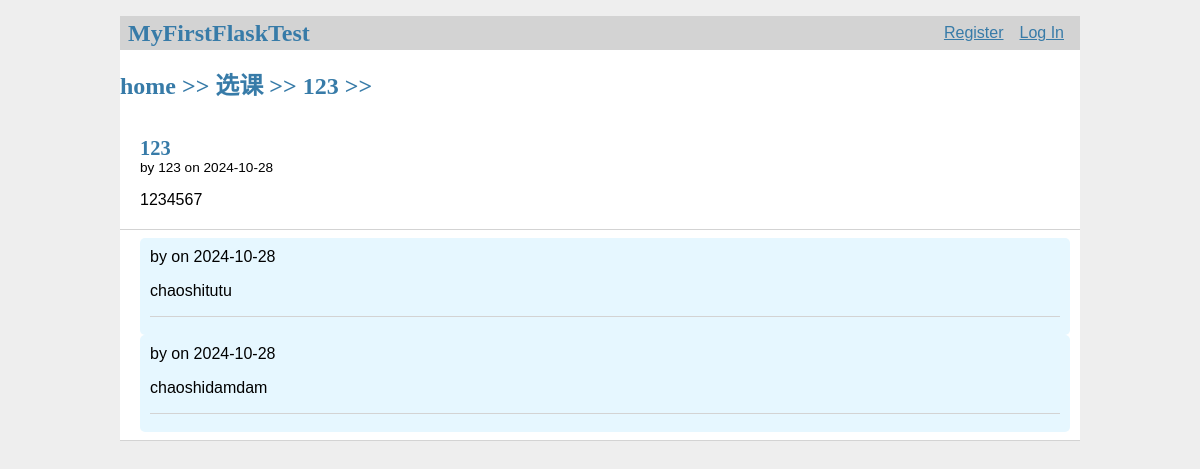
/p/2, run on the app's committed database.
### tables this page shows
CREATE TABLE forums (
    forum_id INTEGER PRIMARY KEY  AUTOINCREMENT,
    forum_name VARCHAR(100) NOT NULL,
    description TEXT,
    created_at TIMESTAMP NOT NULL DEFAULT CURRENT_TIMESTAMP
);

CREATE TABLE post (
    id INTEGER PRIMARY KEY AUTOINCREMENT,
    author_id INTEGER NOT NULL,
    forum_id INTEGER NOT NULL,
    created TIMESTAMP NOT NULL DEFAULT CURRENT_TIMESTAMP,
    updated TIMESTAMP NOT NULL DEFAULT CURRENT_TIMESTAMP,
    title TEXT NOT NULL,
    body TEXT NOT NULL,
    liked INTEGER DEFAULT 0,
    commented INTEGER DEFAULT 0,
    FOREIGN KEY (author_id) REFERENCES user (id),
    FOREIGN KEY (forum_id) REFERENCES forums(forum_id)
);

CREATE TABLE user (
    id INTEGER PRIMARY KEY AUTOINCREMENT,
    username VARCHAR(50) UNIQUE NOT NULL,
    password VARCHAR(50) NOT NULL,
    nickname VARCHAR(50)
);

CREATE TABLE comment (
    comment_id INTEGER PRIMARY KEY AUTOINCREMENT,
    post_id INTEGER NOT NULL,
    user_id INTEGER NOT NULL,
    parent_post_id INT,
    body TEXT NOT NULL,
    created TIMESTAMP NOT NULL DEFAULT CURRENT_TIMESTAMP,
    FOREIGN KEY (post_id) REFERENCES  post(id),
    FOREIGN KEY (user_id) REFERENCES user (id)
);

### flaskr/blog.py (the view)
@bp.route('/p/<int:post_id>', methods=('GET', 'POST'))
def post(post_id):
    db = get_db()
    post_spe = db.execute(
        ' SELECT *'
        ' FROM post p'
        ' JOIN forums f ON p.forum_id = f.forum_id'
        ' JOIN user u ON p.author_id = u.id'
        ' WHERE p.id = ?',
        (post_id,)
    ).fetchone()
    comments = db.execute(
        ' SELECT * '
        ' FROM post p '
        ' JOIN comment c ON p.id = c.comment_id '
        ' WHERE c.post_id = ? '
        ' ORDER BY created DESC, c.comment_id DESC ',
        (post_id,)
    ).fetchall()
    return render_template('blog/post.html', post=post_spe, comments=comments)

### flaskr/auth.py (called while the page is built)
@bp.before_app_request
def load_logged_in_user():
    user_id = session.get('user_id')
    if user_id is None:
        g.user = None
    else:
        g.user = get_db().execute(
            'SELECT * FROM user WHERE id = ?',(user_id,)
        ).fetchone()

### flaskr/db.py (called while the page is built)
def get_db():
    if 'db' not in g:
        g.db = sqlite3.connect(
            current_app.config['DATABASE'],
            detect_types=sqlite3.PARSE_DECLTYPES
        )
        g.db.row_factory = sqlite3.Row # 用于操作数据的列名称
    return g.db

### flaskr/templates/blog/post.html (shortened to what this page needs)
{% extends 'base.html' %}
{% block header %}
    <h1> home >> {{ post['forum_name'] }} >> {{ post['title'] }} >></h1>
{% endblock %}
{% block content %}
    <article class="post">
        <header>
            <div>
                <h1>{{ post['title'] }}</h1>
                <div class="ablout">by {{ post['username'] }} on {{ post['created'].strftime('%Y-%m-%d') }}</div>
            </div>
        </header>
        <p class="body">{{ post['body'] }}</p>
    </article>
    <hr>
    {% for comment in comments %}
        {% if comment['post_id']==post['id'] %}
            <div class='comment'>
                <div class="about"> by {{ comment["username"] }} on {{ comment['created'].strftime('%Y-%m-%d') }}</div>
                <p>{{ comment['body'] }}</p>
                <hr>
            </div>
        {% endif %}
    {% endfor %}
{% endblock %}

### flaskr/templates/base.html (shortened to what this page needs)
<!doctype html>
<link rel="stylesheet" href="{{url_for('static',filename='style.css')}}">
<nav>
    <h1>MyFirstFlaskTest</h1>
    <ul>
        {% if g.user %}
            <li><span>{{ g.user['username'] }}</span>
            <li><a href = "{{url_for('auth.logout')}}">Log Out</a>
        {% else %}
            <li><a href="{{url_for('auth.register')}}">Register</a>
            <li><a href="{{url_for('auth.login')}}">Log In</a>
        {% endif %}
    </ul>
</nav>
<section>
    <header>
        {% block header %}{% endblock %}
    </header>
    {% block content %}{% endblock %}
</section>
<hr>

### flaskr/static/style.css (style rules this page uses)
h1 { font-family: serif; color: #377ba8; margin: 1rem 0; }
a { color: #377ba8; }
hr { border: none; border-top: 1px solid lightgray; }
nav { background: lightgray; display: flex; align-items: center; padding: 0 0.5rem; }
nav h1 { flex: auto; margin: 0; }
nav ul { display: flex; list-style: none; margin: 0; padding: 0; }
nav ul li a, nav ul li span, header .action { display: block; padding: 0.5rem; }
.post > header { display: flex; align-items: flex-end; font-size: 0.85em; }
.post > header > div:first-of-type { flex: auto; }
.post > header h1 { font-size: 1.5em; margin-bottom: 0; }
.post .body { white-space: pre-line; }
.post { margin: 20px;background-color: #ffffff; }
.comment { margin-left: 20px; margin-right: 10px; background-color: #e6f7ff; padding: 10px; border-radius: 5px; }

### data on the page
forums: forum_name "选课"
post: title "123", created "2024-10-28", body "1234567"
user: username "123"
comment: created "2024-10-28", body "chaoshitutu"
comment: created "2024-10-28", body "chaoshidamdam"
